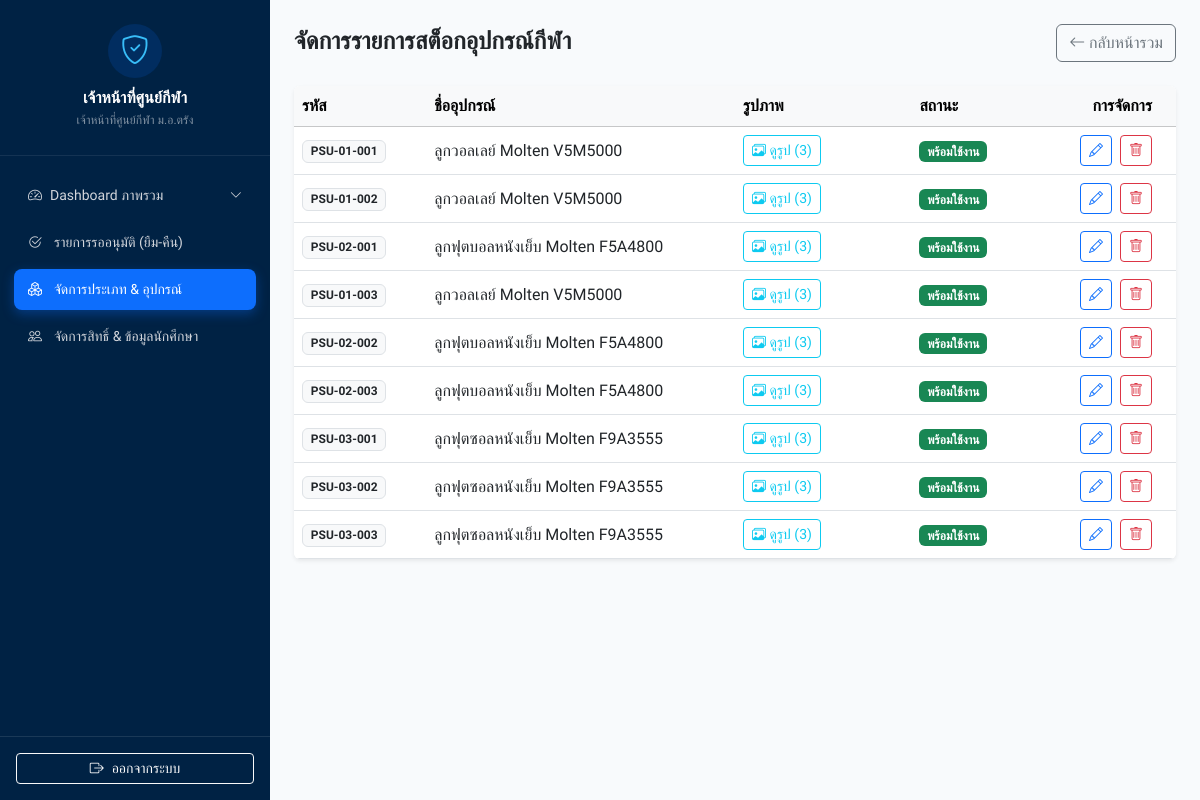
Page /admin/equipment.php (signed in) on the committed database.
### tables this page shows
CREATE TABLE IF NOT EXISTS `sport_equipment` (
  `eq_id` int(11) NOT NULL AUTO_INCREMENT,
  `category_id` int(11) DEFAULT NULL,
  `eq_code` varchar(255) DEFAULT '',
  `eq_name` varchar(255) DEFAULT '',
  `status` enum('avaliable','borrowed','damaged','maintenance','pending') NOT NULL DEFAULT 'avaliable',
  `created_at` timestamp NULL DEFAULT current_timestamp(),
  PRIMARY KEY (`eq_id`),
  KEY `category_id` (`category_id`),
  CONSTRAINT `category_id` FOREIGN KEY (`category_id`) REFERENCES `sport_categories` (`category_id`) ON UPDATE CASCADE
);

### admin/equipment.php (the view, shortened to what this page needs)
<?php
require_once '../config/db.php';
$category_id = isset($_GET['category_id']) ? (int)$_GET['category_id'] : 0;
$query = "
    SELECT e.*,
        GROUP_CONCAT(CONCAT(img.image_id, ':::', img.image_path) SEPARATOR '||') as all_images,
        COUNT(img.image_id) as img_count
    FROM sport_equipment e
    LEFT JOIN image_equipment img ON e.eq_id = img.eq_id
";
if ($category_id > 0) {$stmt = $pdo->prepare($query . " WHERE e.category_id = ? GROUP BY e.eq_id ORDER BY e.eq_id ASC");
    $stmt->execute([$category_id]);
} else {
    $stmt = $pdo->query($query . " GROUP BY e.eq_id ORDER BY e.eq_id ASC");
}
$equipments =$stmt->fetchAll();
?>
<!DOCTYPE html>
<html lang="th">
<head>
</head>
<body class="d-flex">
    <?php include '../components/sidebar.php'; ?>
    <div class="flex-grow-1 p-4" style="background-color: #f8fafc; min-height: 100vh;">
        <div class="d-flex justify-content-between align-items-center mb-4">
            <div>
                <h4 class="fw-bold mb-1 text-dark">จัดการรายการสต็อกอุปกรณ์กีฬา</h4>
            </div>
            <div class="d-flex gap-2">
                <a href="categories.php" class="btn btn-outline-secondary fw-medium"><i class="bi bi-arrow-left"></i> กลับหน้ารวม</a>
            </div>
        </div>
        <div class="card card-custom p-0 overflow-hidden bg-white border-0 shadow-sm">
            <div class="table-responsive">
                <table class="table table-hover mb-0 align-middle">
                    <thead class="table-light text-secondary">
                        <tr>
                            <th style="width: 15%;">รหัส</th>
                            <th style="width: 35%;">ชื่ออุปกรณ์</th>
                            <th style="width: 20%;">รูปภาพ</th>
                            <th style="width: 15%;">สถานะ</th>
                            <th style="width: 15%;" class="text-end pe-4">การจัดการ</th>
                        </tr>
                    </thead>
                    <tbody>
                        <?php foreach($equipments as $eq):$img_list = [];
                            if(!empty($eq['all_images'])) {
                                $pairs = explode('||',$eq['all_images']);
                                foreach($pairs as$p) {
                                    $parts = explode(':::',$p);
                                    if(count($parts) === 2) {$img_list[] = ['id' => $parts[0], 'path' =>$parts[1]];
                                    }
                                }
                            }
                        ?>
                        <tr>
                            <td class="fw-semibold">
                                <span class="badge bg-light text-dark border"><?= htmlspecialchars($eq['eq_code']) ?></span>
                            </td>
                            <td class="fw-medium text-dark"><?= htmlspecialchars($eq['eq_name']) ?></td>
                            <td>
                                <?php if(!empty($img_list)): ?>
                                    <button class="btn btn-sm btn-outline-info fw-medium" onclick='viewMultipleImages(<?= json_encode($img_list) ?>, "<?= htmlspecialchars($eq['eq_code']) ?>")'>
                                        <i class="bi bi-images"></i> ดูรูป (<?= count($img_list) ?>)
                                    </button>
                                <?php else: ?>
                                    <button class="btn btn-sm btn-secondary opacity-50" disabled>ไม่มีรูป</button>
                                <?php endif; ?>
                            </td>
                            <td>
                                <?php
                                if($eq['status'] == 'avaliable') {
                                    echo '<span class="badge bg-success">พร้อมใช้งาน</span>';
                                } elseif($eq['status'] == 'borrowed') {
                                    echo '<span class="badge bg-primary">กำลังใช้งานอยู่</span>';
                                } else {
                                    echo '<span class="badge bg-danger">ไม่พร้อมใช้งาน</span>';
                                }
                                ?>
                            </td>
                            <td class="text-end pe-4">
                                <button class="btn btn-sm btn-outline-primary me-1" onclick='openEditModal(<?= json_encode($eq) ?>)' title="แก้ไข">
                                    <i class="bi bi-pencil"></i>
                                </button>
                                <button class="btn btn-sm btn-outline-danger" onclick="openDeleteModal('<?= $eq['eq_id'] ?>', '<?=$eq['eq_code'] ?>')" title="ลบ">
                                    <i class="bi bi-trash"></i>
                                </button>
                            </td>
                        </tr>
                        <?php endforeach; ?>
                    </tbody>
                </table>
            </div>
        </div>
    </div>
</body>
</html>

### admin/equipment.php (style rules this page uses)
.card-custom { border-radius: 14px; border: none; box-shadow: 0 2px 12px rgba(0, 0, 0, 0.04); }

### components/sidebar.php (style rules this page uses)
body { font-family: 'Prompt', sans-serif; background-color: #f4f7fa; }

### rows in the picture
sport_equipment: eq_code "PSU-01-001", eq_name "ลูกวอลเลย์ Molten V5M5000", count($img_list) "3", status "พร้อมใช้งาน"
sport_equipment: eq_code "PSU-01-002", eq_name "ลูกวอลเลย์ Molten V5M5000", count($img_list) "3", status "พร้อมใช้งาน"
sport_equipment: eq_code "PSU-02-001", eq_name "ลูกฟุตบอลหนังเย็บ Molten F5A4800", count($img_list) "3", status "พร้อมใช้งาน"
sport_equipment: eq_code "PSU-01-003", eq_name "ลูกวอลเลย์ Molten V5M5000", count($img_list) "3", status "พร้อมใช้งาน"
sport_equipment: eq_code "PSU-02-002", eq_name "ลูกฟุตบอลหนังเย็บ Molten F5A4800", count($img_list) "3", status "พร้อมใช้งาน"
sport_equipment: eq_code "PSU-02-003", eq_name "ลูกฟุตบอลหนังเย็บ Molten F5A4800", count($img_list) "3", status "พร้อมใช้งาน"
sport_equipment: eq_code "PSU-03-001", eq_name "ลูกฟุตซอลหนังเย็บ Molten F9A3555", count($img_list) "3", status "พร้อมใช้งาน"
sport_equipment: eq_code "PSU-03-002", eq_name "ลูกฟุตซอลหนังเย็บ Molten F9A3555", count($img_list) "3", status "พร้อมใช้งาน"
sport_equipment: eq_code "PSU-03-003", eq_name "ลูกฟุตซอลหนังเย็บ Molten F9A3555", count($img_list) "3", status "พร้อมใช้งาน"

### other values in the picture
$adminName "เจ้าหน้าที่ศูนย์กีฬา"
